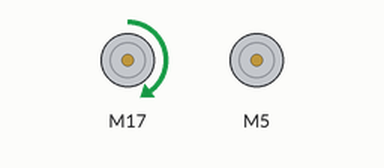
Simulated run of this sketch. Board: Arduino Uno, built with avr-gcc and run on an emulated ATmega328P. Parts: 2 × DC motor (green arrow = forward, orange = backward, longer = faster).

Above: at 0.5 s.
At 1.5 s:
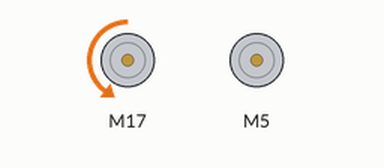
At 2.5 s:
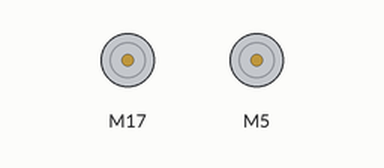
At 4.5 s:
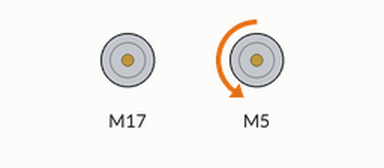
Timing chart, 0 to 6.5 s (numbered marks = the images above):
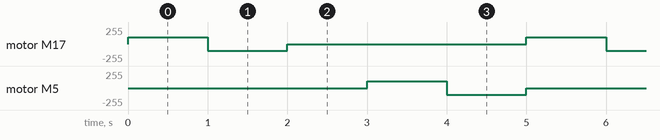

The sketch:

MotorTestRun.ino
```cpp
/******************************************************************************
TestRun.ino
TB6612FNG H-Bridge Motor Driver Example code
Michelle @ SparkFun Electronics
8/20/16
https://github.com/sparkfun/SparkFun_TB6612FNG_Arduino_Library

Uses 2 motors to show examples of the functions in the library.  This causes
a robot to do a little 'jig'.  Each movement has an equal and opposite movement
so assuming your motors are balanced the bot should end up at the same place it
started.

Resources:
TB6612 SparkFun Library

Development environment specifics:
Developed on Arduino 1.6.4
Developed with ROB-9457
******************************************************************************/

// This is the library for the TB6612 that contains the class Motor and all the
// functions
#include <SparkFun_TB6612.h>

// Pins for all inputs, keep in mind the PWM defines must be on PWM pins
// the default pins listed are the ones used on the Redbot (ROB-12097) with
// the exception of STBY which the Redbot controls with a physical switch
#define AIN1 17
#define AIN2 15
#define PWMA 16
#define STBY 6

#define BIN1 5
#define BIN2 4
#define PWMB 3

// these constants are used to allow you to make your motor configuration
// line up with function names like forward.  Value can be 1 or -1
const int offsetA = 1;
const int offsetB = 1;

// Initializing motors.  The library will allow you to initialize as many
// motors as you have memory for.  If you are using functions like forward
// that take 2 motors as arguements you can either write new functions or
// call the function more than once.
Motor motor1 = Motor(AIN1, AIN2, PWMA, offsetA, STBY);
Motor motor2 = Motor(BIN1, BIN2, PWMB, offsetB, STBY);

void setup()
{
 //Nothing here
}


void loop()
{
   //Use of the drive function which takes as arguements the speed
   //and optional duration.  A negative speed will cause it to go
   //backwards.  Speed can be from -255 to 255.  Also use of the
   //brake function which takes no arguements.
   motor1.drive(100,1000);
   motor1.drive(-100,1000);
   motor1.brake();
   delay(1000);
   motor2.drive(100,1000);
   motor2.drive(-100,1000);
   motor2.brake();


}
```

Measured:
- by itself, motor M17, motor M5: repeats every 5.0 s: backward 100/255 1.0 s, stopped 3.0 s, forward 100/255 1.0 s
